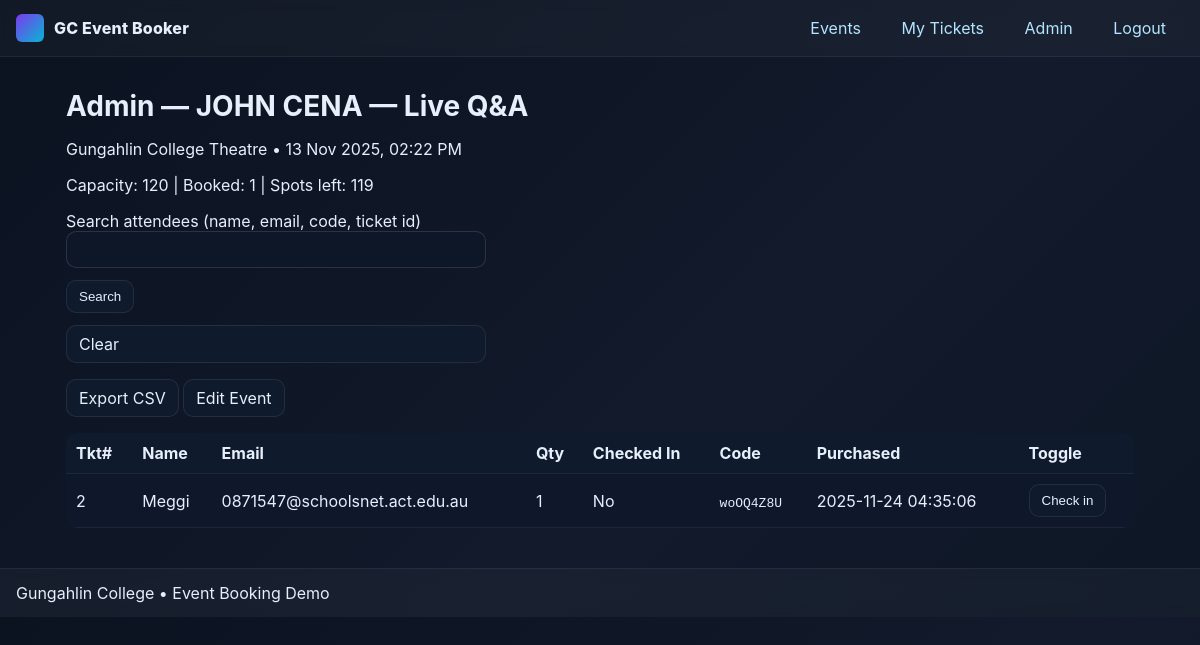
/admin/event/1 (signed in), run on the app's committed database.
### models.py (models this page shows)
class Event(db.Model):
    __tablename__ = "Event"
    id = db.Column(db.BigInteger, primary_key=True, autoincrement=True)
    name = db.Column(db.Text, nullable=False)
    capacity = db.Column(db.Integer, nullable=False)
    description = db.Column(db.Text, nullable=False)
    datetime = db.Column(db.DateTime, nullable=False)
    venue = db.Column(db.Text, nullable=False)
    tickets = db.relationship("Ticket", back_populates="event", cascade="all, delete-orphan")
    @property
    def booked_total(self) -> int:
        total = db.session.execute(
            db.select(db.func.coalesce(db.func.sum(Ticket.qty), 0)).where(Ticket.eventID == self.id)
        ).scalar_one()
        return int(total or 0)
    @property
    def spots_left(self) -> int:
        return max(0, self.capacity - self.booked_total)

class Ticket(db.Model):
    __tablename__ = "Ticket"
    id = db.Column(db.BigInteger, primary_key=True, autoincrement=True)
    userID = db.Column(db.BigInteger, db.ForeignKey("User.id", ondelete="CASCADE"), nullable=False)
    eventID = db.Column(db.BigInteger, db.ForeignKey("Event.id", ondelete="CASCADE"), nullable=False)
    purchaseDate = db.Column(db.DateTime, nullable=False, default=datetime.utcnow)
    qty = db.Column(db.Integer, nullable=False, default=1)
    checked_in = db.Column(db.Boolean, nullable=False, default=False)
    checkinCode = db.Column(db.Text, unique=True)  # may be NULL for older rows
    user = db.relationship("User", back_populates="tickets")
    event = db.relationship("Event", back_populates="tickets")

class User(db.Model):
    __tablename__ = "User"
    id = db.Column(db.BigInteger, primary_key=True, autoincrement=True)
    name = db.Column(db.Text, nullable=False)
    email = db.Column(db.Text, nullable=False, unique=True)
    password = db.Column(db.Text, nullable=False)
    admin = db.Column(db.Boolean, nullable=False, default=False)
    resetToken = db.Column(db.Text)        # nullable
    resetExpires = db.Column(db.Text)      # ISO string, nullable
    tickets = db.relationship("Ticket", back_populates="user", cascade="all, delete-orphan")

### app.py (the view, shortened to what this page needs)
    @app.route("/admin/event/<int:event_id>")
    @admin_required
    def admin_event(event_id):
        e = db.session.get(Event, event_id)
        if not e:
            return render_template("404.html"), 404
        q = request.args.get("q", "").strip().lower()
        base = db.session.query(Ticket, User).join(User, Ticket.userID == User.id).filter(Ticket.eventID == e.id)
        attendees = base.order_by(Ticket.purchaseDate.asc()).all()
        return render_template("admin_event.html", event=e, attendees=attendees, user=current_user(), query=q)

### templates/admin_event.html
{% extends "base.html" %}
{% block content %}
<h1>Admin — {{ event.name }}</h1>
<p>{{ event.venue }} • {{ event.datetime.strftime('%d %b %Y, %I:%M %p') }}</p>
<p>Capacity: {{ event.capacity }} | Booked: {{ event.booked_total }} | Spots left: {{ event.spots_left }}</p>
<form method="get" class="form" style="max-width:420px;margin-bottom:12px;">
  <label>Search attendees (name, email, code, ticket id)
    <input type="text" name="q" value="{{ query or '' }}">
  </label>
  <button class="btn" type="submit">Search</button>
  <a class="btn" href="{{ url_for('admin_event', event_id=event.id) }}">Clear</a>
</form>
<p><a class="btn" href="{{ url_for('admin_export', event_id=event.id) }}">Export CSV</a>
   <a class="btn" href="{{ url_for('admin_event_edit', event_id=event.id) }}">Edit Event</a></p>
<table class="table">
  <thead>
    <tr><th>Tkt#</th><th>Name</th><th>Email</th><th>Qty</th><th>Checked In</th><th>Code</th><th>Purchased</th><th>Toggle</th></tr>
  </thead>
  <tbody>
  {% for t, u in attendees %}
    <tr>
      <td>{{ t.id }}</td>
      <td>{{ u.name }}</td>
      <td>{{ u.email }}</td>
      <td>{{ t.qty }}</td>
      <td>{{ 'Yes' if t.checked_in else 'No' }}</td>
      <td><code>{{ t.checkinCode }}</code></td>
      <td>{{ t.purchaseDate.strftime('%Y-%m-%d %H:%M:%S') }}</td>
      <td>
        <form method="post" action="{{ url_for('admin_toggle_checkin', ticket_id=t.id) }}">
          <button class="btn" type="submit">{{ 'Uncheck' if t.checked_in else 'Check in' }}</button>
        </form>
      </td>
    </tr>
  {% endfor %}
  </tbody>
</table>
{% endblock %}

### templates/base.html (shortened to what this page needs)
<!doctype html>
<html lang="en">
<head>
  <link href="{{ url_for('static', filename='style.css') }}" rel="stylesheet">
</head>
<body>
  <header class="site-header">
    <a class="brand" href="{{ url_for('index') }}" aria-label="Go to home">
      <div class="brand-mark"></div>
      <div class="brand-text">GC Event Booker</div>
    </a>
    <nav>
      <a href="{{ url_for('index') }}">Events</a>
      {% if user %}
        <a href="{{ url_for('my_tickets') }}">My Tickets</a>
        {% if user.admin %}
          <a href="{{ url_for('admin_home') }}">Admin</a>
        {% endif %}
        <a href="{{ url_for('logout') }}">Logout</a>
      {% else %}
        <a href="{{ url_for('login') }}">Login</a>
        <a href="{{ url_for('register') }}">Register</a>
      {% endif %}
    </nav>
  </header>
  <main class="container">
    {% block content %}{% endblock %}
  </main>
  <footer class="site-footer">
    <div>Gungahlin College • Event Booking Demo</div>
  </footer>
</body>
</html>

### static/style.css (style rules this page uses)
:root { --bg:#0b1220; --panel:#0f172a; --muted:#8aa0bd; --text:#e7eefc; --brand:#7c3aed; --brand2:#06b6d4; --ok:#22c55e; --warn:#f59e0b; --danger:#ef4444; }
* { box-sizing:border-box }
html,body { margin:0;padding:0;background:linear-gradient(135deg,var(--bg),#121a2b 60%, #0e1726);color:var(--text);font-family:Inter,system-ui,-apple-system,Segoe UI,Roboto,Arial,sans-serif; }
a { color:#b3e5ff;text-decoration:none }
.container { max-width:1100px;margin:32px auto;padding:0 16px }
.site-header,.site-footer { display:flex;align-items:center;justify-content:space-between;padding:14px 16px;background:rgba(255,255,255,0.03);backdrop-filter:blur(6px);border-bottom:1px solid rgba(255,255,255,0.06) }
.site-footer { margin-top:40px;border-top:1px solid rgba(255,255,255,0.06);border-bottom:none }
.brand { display:flex;align-items:center;gap:10px }
.brand-mark { width:28px;height:28px;border-radius:6px;background:linear-gradient(135deg,var(--brand),var(--brand2)) }
.brand-text { font-weight:800;letter-spacing:.2px;color:var(--text) }
nav a { margin:0 8px;padding:8px 10px;border-radius:8px }
h1 { font-size:28px;margin:0 0 16px }
.btn { display:inline-block;padding:8px 12px;border-radius:10px;background:#0f1b2c;border:1px solid rgba(255,255,255,0.08);color:var(--text) }
.form { display:grid;gap:12px;max-width:460px }
.form input, .form select, .form textarea { width:100%;padding:10px 12px;border-radius:10px;border:1px solid rgba(255,255,255,0.12); background:#0e1728;color:var(--text);resize:vertical }
.form button { justify-self:start }
.table { width:100%;border-collapse:collapse;background:var(--panel);border-radius:12px;overflow:hidden }
.table th,.table td { padding:10px;border-bottom:1px solid rgba(255,255,255,0.06);text-align:left }
.table thead th { background:#0f1b2c }

### data on the page
Event: name "JOHN CENA — Live Q&A", venue "Gungahlin College Theatre", datetime "13 Nov 2025, 02:22 PM", capacity "120", booked_total "1", spots_left "119"
Ticket: id "2", name "Meggi", email "0871547@schoolsnet.act.edu.au", qty "1", checked_in "No", checkinCode "woOQ4Z8U", purchaseDate "2025-11-24 04:35:06", checked_in "Check in"
